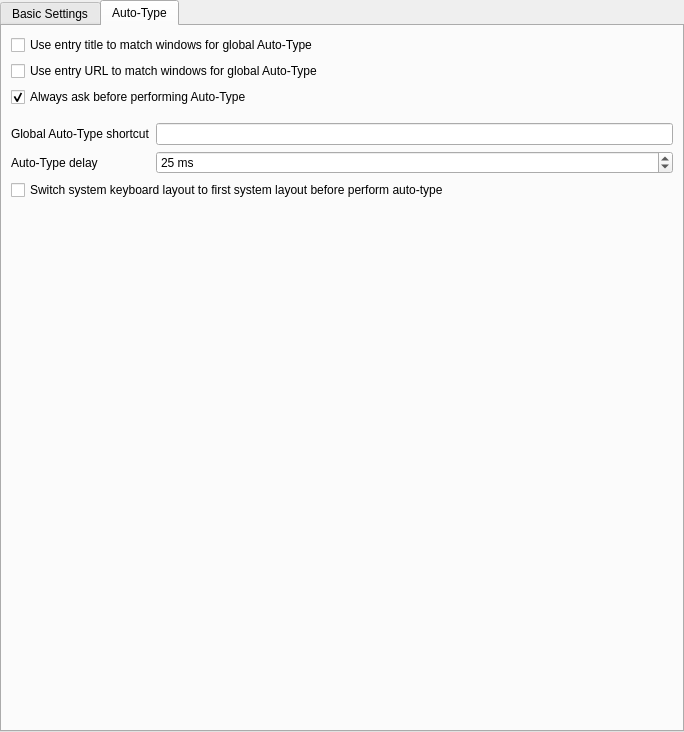
<?xml version="1.0" encoding="UTF-8"?>
<ui version="4.0">
 <class>SettingsWidgetGeneral</class>
 <widget class="QWidget" name="SettingsWidgetGeneral">
  <property name="geometry">
   <rect>
    <x>0</x>
    <y>0</y>
    <width>684</width>
    <height>732</height>
   </rect>
  </property>
  <layout class="QVBoxLayout" name="verticalLayout_3">
   <property name="leftMargin">
    <number>0</number>
   </property>
   <property name="topMargin">
    <number>0</number>
   </property>
   <property name="rightMargin">
    <number>0</number>
   </property>
   <property name="bottomMargin">
    <number>0</number>
   </property>
   <item>
    <widget class="QTabWidget" name="generalSettingsTabWidget">
     <property name="currentIndex">
      <number>1</number>
     </property>
     <widget class="QWidget" name="tabGeneral">
      <attribute name="title">
       <string>Basic Settings</string>
      </attribute>
      <layout class="QVBoxLayout" name="verticalLayout">
       <item>
        <widget class="QCheckBox" name="singleInstanceCheckBox">
         <property name="text">
          <string>Start only a single instance of KeePassXC</string>
         </property>
         <property name="checked">
          <bool>true</bool>
         </property>
        </widget>
       </item>
       <item>
        <widget class="QCheckBox" name="rememberLastDatabasesCheckBox">
         <property name="text">
          <string>Remember last databases</string>
         </property>
         <property name="checked">
          <bool>true</bool>
         </property>
        </widget>
       </item>
       <item>
        <widget class="QCheckBox" name="rememberLastKeyFilesCheckBox">
         <property name="text">
          <string>Remember last key files and security dongles</string>
         </property>
         <property name="checked">
          <bool>true</bool>
         </property>
        </widget>
       </item>
       <item>
        <widget class="QCheckBox" name="openPreviousDatabasesOnStartupCheckBox">
         <property name="text">
          <string>Load previous databases on startup</string>
         </property>
        </widget>
       </item>
       <item>
        <widget class="QCheckBox" name="autoSaveOnExitCheckBox">
         <property name="text">
          <string>Automatically save on exit</string>
         </property>
        </widget>
       </item>
       <item>
        <widget class="QCheckBox" name="autoSaveAfterEveryChangeCheckBox">
         <property name="text">
          <string>Automatically save after every change</string>
         </property>
        </widget>
       </item>
       <item>
        <widget class="QCheckBox" name="autoReloadOnChangeCheckBox">
         <property name="text">
          <string>Automatically reload the database when modified externally</string>
         </property>
        </widget>
       </item>
       <item>
        <widget class="QCheckBox" name="minimizeOnCopyCheckBox">
         <property name="text">
          <string>Minimize when copying to clipboard</string>
         </property>
        </widget>
       </item>
       <item>
        <widget class="QCheckBox" name="systrayMinimizeOnStartup">
         <property name="text">
          <string>Minimize window at application startup</string>
         </property>
        </widget>
       </item>
       <item>
        <widget class="QCheckBox" name="useGroupIconOnEntryCreationCheckBox">
         <property name="text">
          <string>Use group icon on entry creation</string>
         </property>
         <property name="checked">
          <bool>true</bool>
         </property>
        </widget>
       </item>
       <item>
        <widget class="QCheckBox" name="ignoreGroupExpansionCheckBox">
         <property name="text">
          <string>Don't mark database as modified for non-data changes (e.g., expanding groups)</string>
         </property>
        </widget>
       </item>
       <item>
        <widget class="QWidget" name="systraySettings" native="true">
         <layout class="QVBoxLayout" name="systrayLayout">
          <property name="leftMargin">
           <number>0</number>
          </property>
          <property name="topMargin">
           <number>0</number>
          </property>
          <property name="rightMargin">
           <number>0</number>
          </property>
          <property name="bottomMargin">
           <number>0</number>
          </property>
          <item>
           <spacer name="verticalSpacer">
            <property name="orientation">
             <enum>Qt::Vertical</enum>
            </property>
            <property name="sizeType">
             <enum>QSizePolicy::Fixed</enum>
            </property>
            <property name="sizeHint" stdset="0">
             <size>
              <width>20</width>
              <height>30</height>
             </size>
            </property>
           </spacer>
          </item>
          <item>
           <widget class="QCheckBox" name="detailsHideCheckBox">
            <property name="text">
             <string>Hide the Details view</string>
            </property>
           </widget>
          </item>
          <item>
           <widget class="QCheckBox" name="systrayShowCheckBox">
            <property name="text">
             <string>Show a system tray icon</string>
            </property>
           </widget>
          </item>
          <item>
           <layout class="QHBoxLayout" name="horizontalLayout_2">
            <property name="spacing">
             <number>0</number>
            </property>
            <property name="sizeConstraint">
             <enum>QLayout::SetMaximumSize</enum>
            </property>
            <item>
             <spacer name="horizontalSpacer">
              <property name="orientation">
               <enum>Qt::Horizontal</enum>
              </property>
              <property name="sizeType">
               <enum>QSizePolicy::Fixed</enum>
              </property>
              <property name="sizeHint" stdset="0">
               <size>
                <width>40</width>
                <height>20</height>
               </size>
              </property>
             </spacer>
            </item>
            <item>
             <widget class="QCheckBox" name="systrayMinimizeToTrayCheckBox">
              <property name="enabled">
               <bool>false</bool>
              </property>
              <property name="sizePolicy">
               <sizepolicy hsizetype="Minimum" vsizetype="Fixed">
                <horstretch>0</horstretch>
                <verstretch>0</verstretch>
               </sizepolicy>
              </property>
              <property name="text">
               <string>Hide window to system tray when minimized</string>
              </property>
             </widget>
            </item>
           </layout>
          </item>
          <item>
           <layout class="QHBoxLayout" name="horizontalLayout_3">
            <property name="spacing">
             <number>0</number>
            </property>
            <property name="sizeConstraint">
             <enum>QLayout::SetMaximumSize</enum>
            </property>
            <item>
             <spacer name="horizontalSpacer_2">
              <property name="orientation">
               <enum>Qt::Horizontal</enum>
              </property>
              <property name="sizeType">
               <enum>QSizePolicy::Fixed</enum>
              </property>
              <property name="sizeHint" stdset="0">
               <size>
                <width>40</width>
                <height>20</height>
               </size>
              </property>
             </spacer>
            </item>
            <item>
             <widget class="QCheckBox" name="systrayMinimizeOnCloseCheckBox">
              <property name="enabled">
               <bool>false</bool>
              </property>
              <property name="text">
               <string>Hide window to system tray instead of app exit</string>
              </property>
             </widget>
            </item>
           </layout>
          </item>
         </layout>
        </widget>
       </item>
       <item>
        <spacer name="trayIconSpacer_2">
         <property name="orientation">
          <enum>Qt::Vertical</enum>
         </property>
         <property name="sizeType">
          <enum>QSizePolicy::Fixed</enum>
         </property>
         <property name="sizeHint" stdset="0">
          <size>
           <width>20</width>
           <height>30</height>
          </size>
         </property>
        </spacer>
       </item>
       <item>
        <layout class="QHBoxLayout" name="languageLabelLayout_2">
         <property name="spacing">
          <number>15</number>
         </property>
         <item alignment="Qt::AlignRight">
          <widget class="QLabel" name="languageLabel_2">
           <property name="sizePolicy">
            <sizepolicy hsizetype="Preferred" vsizetype="Fixed">
             <horstretch>0</horstretch>
             <verstretch>0</verstretch>
            </sizepolicy>
           </property>
           <property name="text">
            <string>Language</string>
           </property>
          </widget>
         </item>
         <item>
          <widget class="QComboBox" name="languageComboBox">
           <property name="sizePolicy">
            <sizepolicy hsizetype="Expanding" vsizetype="Fixed">
             <horstretch>0</horstretch>
             <verstretch>0</verstretch>
            </sizepolicy>
           </property>
          </widget>
         </item>
        </layout>
       </item>
       <item>
        <spacer name="verticalSpacer_2">
         <property name="orientation">
          <enum>Qt::Vertical</enum>
         </property>
         <property name="sizeType">
          <enum>QSizePolicy::Expanding</enum>
         </property>
         <property name="sizeHint" stdset="0">
          <size>
           <width>20</width>
           <height>40</height>
          </size>
         </property>
        </spacer>
       </item>
      </layout>
     </widget>
     <widget class="QWidget" name="tabAutotype">
      <attribute name="title">
       <string>Auto-Type</string>
      </attribute>
      <layout class="QVBoxLayout" name="verticalLayout_2" stretch="0,0,0,0,0,1">
       <item>
        <widget class="QCheckBox" name="autoTypeEntryTitleMatchCheckBox">
         <property name="text">
          <string>Use entry title to match windows for global Auto-Type</string>
         </property>
        </widget>
       </item>
       <item>
        <widget class="QCheckBox" name="autoTypeEntryURLMatchCheckBox">
         <property name="text">
          <string>Use entry URL to match windows for global Auto-Type</string>
         </property>
        </widget>
       </item>
       <item>
        <widget class="QCheckBox" name="autoTypeAskCheckBox">
         <property name="text">
          <string>Always ask before performing Auto-Type</string>
         </property>
         <property name="checked">
          <bool>true</bool>
         </property>
        </widget>
       </item>
       <item>
        <layout class="QFormLayout" name="formLayout_2">
         <property name="topMargin">
          <number>10</number>
         </property>
         <item row="1" column="0">
          <widget class="QLabel" name="autoTypeShortcutLabel_2">
           <property name="text">
            <string>Global Auto-Type shortcut</string>
           </property>
          </widget>
         </item>
         <item row="1" column="1">
          <widget class="ShortcutWidget" name="autoTypeShortcutWidget">
           <property name="sizePolicy">
            <sizepolicy hsizetype="Expanding" vsizetype="Fixed">
             <horstretch>0</horstretch>
             <verstretch>0</verstretch>
            </sizepolicy>
           </property>
          </widget>
         </item>
         <item row="2" column="0">
          <widget class="QLabel" name="autoTypeDelayLabel_2">
           <property name="text">
            <string>Auto-Type delay</string>
           </property>
          </widget>
         </item>
         <item row="2" column="1">
          <widget class="QSpinBox" name="autoTypeDelaySpinBox">
           <property name="sizePolicy">
            <sizepolicy hsizetype="Minimum" vsizetype="Fixed">
             <horstretch>0</horstretch>
             <verstretch>0</verstretch>
            </sizepolicy>
           </property>
           <property name="suffix">
            <string> ms</string>
           </property>
           <property name="prefix">
            <string/>
           </property>
           <property name="maximum">
            <number>999</number>
           </property>
           <property name="value">
            <number>25</number>
           </property>
          </widget>
         </item>
        </layout>
       </item>
       <item>
        <widget class="QCheckBox" name="checkBox">
         <property name="text">
          <string>Switch system keyboard layout to first system layout before perform auto-type</string>
         </property>
        </widget>
       </item>
       <item>
        <spacer name="verticalSpacer_3">
         <property name="orientation">
          <enum>Qt::Vertical</enum>
         </property>
         <property name="sizeHint" stdset="0">
          <size>
           <width>20</width>
           <height>40</height>
          </size>
         </property>
        </spacer>
       </item>
      </layout>
     </widget>
    </widget>
   </item>
  </layout>
 </widget>
 <customwidgets>
  <customwidget>
   <class>ShortcutWidget</class>
   <extends>QLineEdit</extends>
   <header>autotype/ShortcutWidget.h</header>
  </customwidget>
 </customwidgets>
 <resources/>
 <connections/>
</ui>
